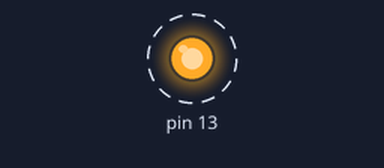
This sketch was run on a simulated Arduino Uno, built with avr-gcc and run on an emulated ATmega328P. Parts: output pins drawn as LEDs (lit = HIGH). Dashed ring = blinking.

Above: at 0.5 s.
Timing chart, 0 to 4.6 s (numbered marks = the images above):
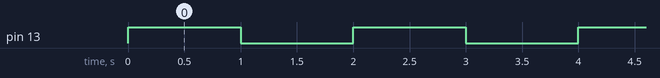

Measured:
- by itself, pin 13: alternates HIGH for 1.0 s and LOW for 1.0 s

The sketch:

sketch_jun24b.ino
```cpp
bool estado;
void setup() {
pinMode(13,OUTPUT);

}

void loop() {
estado=!estado;
digitalWrite(13,estado);
delay(1000);
}
```
